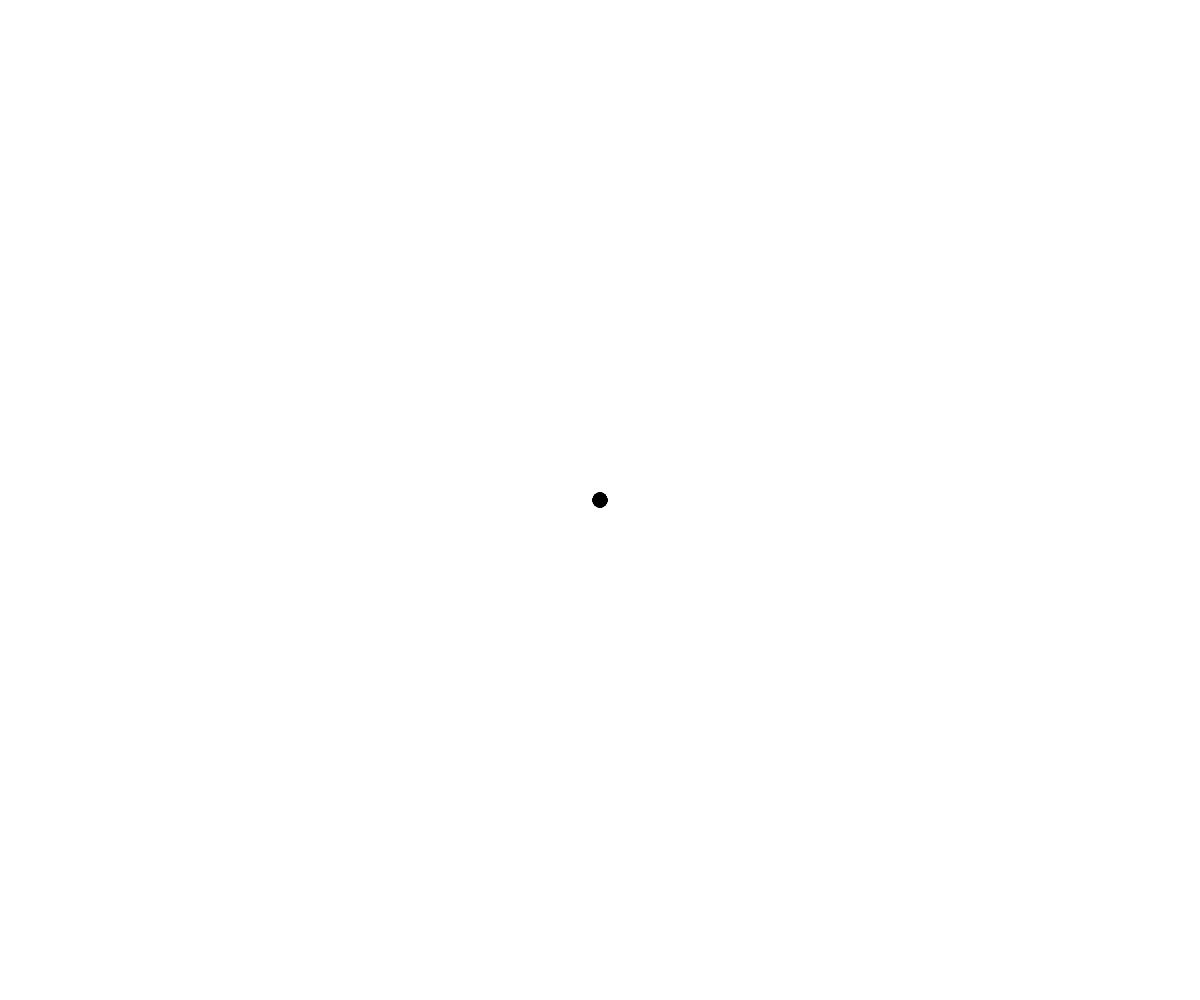
Frame 1 (no input)
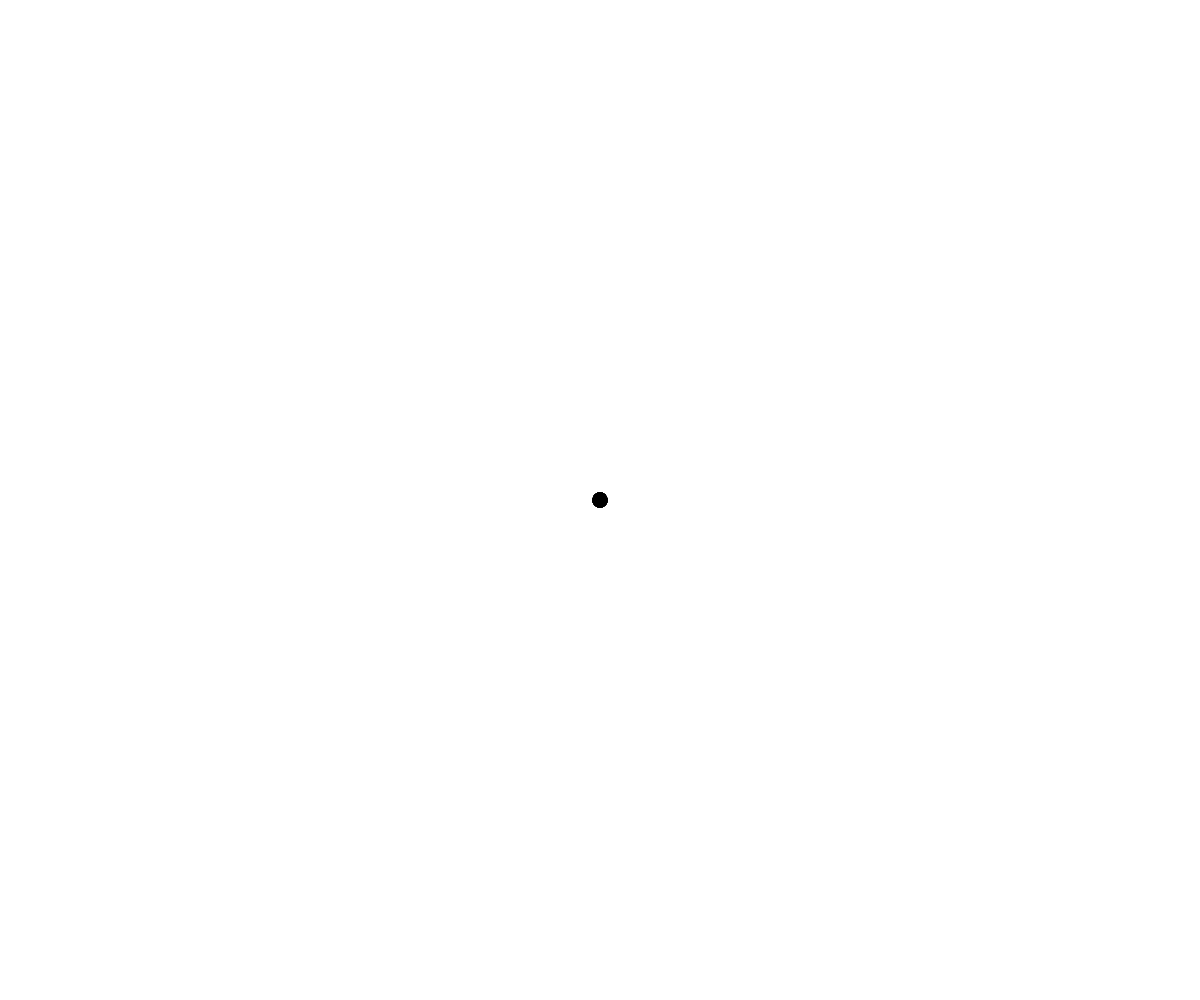
Frame 60 (no input)
Frame 120 (the mouse pressed at the canvas centre since frame 60): identical to frame 60, image omitted

The p5.js sketch that drew these frames (run headless with seeded random() and noise() and a simulated clock; from frame 60 on, the mouse is pressed at the canvas centre):

// p5.js sketch
// ── sketch.js
// Snake
// Matiachuk, Skyler
// October 11th 2023
//
// Some more practice with arrays

//Global Variables
let points=[];  //Snake Coordinates
let headLocation; //Object - where the head is
let speed=10;
let snakeLength=25;


function setup() {
  createCanvas(windowWidth, windowHeight);
  headLocation = new Point(width/2,height/2);
  initSnake();
  strokeWeight(15);
}


function initSnake(){
  //set up 5 points in our array
  for(let i=0;i<snakeLength;i++){
    points.push(createPoint());
  }



  /*
  points.push(new Point(10,10));
  points.push(new Point(30,30));
  points.push(new Point(60,30));
  points.push(new Point(80,10));
  points.push(new Point(80,70));
  */
}

function createPoint(){
  //keyboard control
  if(keyCode===RIGHT_ARROW) headLocation.x+=speed;
  else if(keyCode===LEFT_ARROW) headLocation.x-=speed;
  else if(keyCode===UP_ARROW) headLocation.y-=speed;
  else if(keyCode===DOWN_ARROW) headLocation.y+=speed;
  return new Point(headLocation.x,headLocation.y);
}

function displaySnake(){
  //loop throught all pairs of points
  for(let i=0;i<points.length-1;i++){
    let current=points[i];    //Current item
    let right=points[i+1];    //Right neighbour
    let alphaValue =map(i,0,points.length-1,0,255);
    stroke (0,alphaValue);
    line(current.x,current.y,right.x,right.y);
  }
}

function moveSnake(){
  //delete first poin, add a new point on the end
  points.splice(0,1);   //deleting the tail
  points.push(createPoint());
}

function draw() {
  
  displaySnake();
  moveSnake();
}

class Point{
  constructor(x,y){
    this.x=x;
    this.y=y;
  }
}
